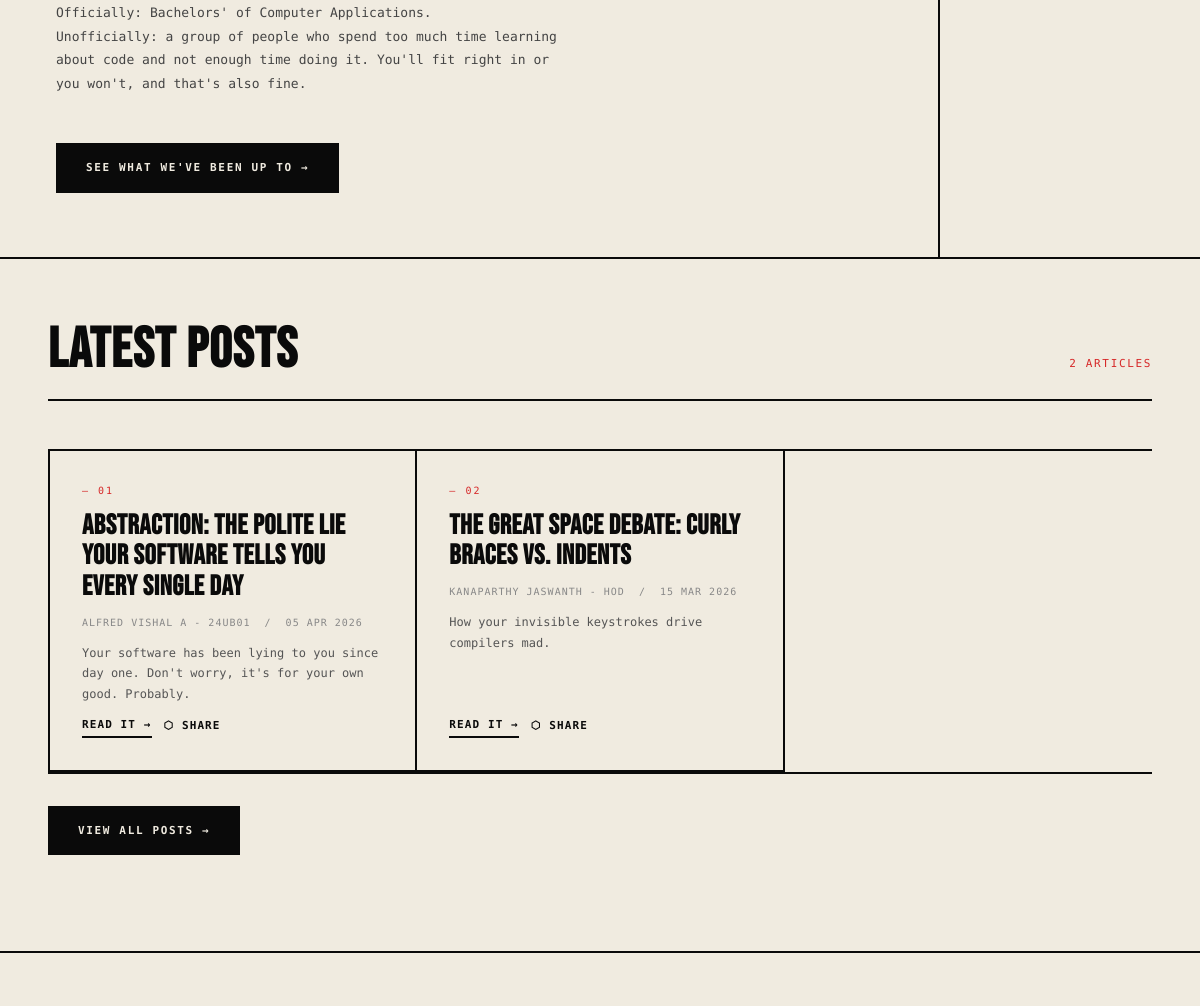
Before: / (middle part) with the older database file.
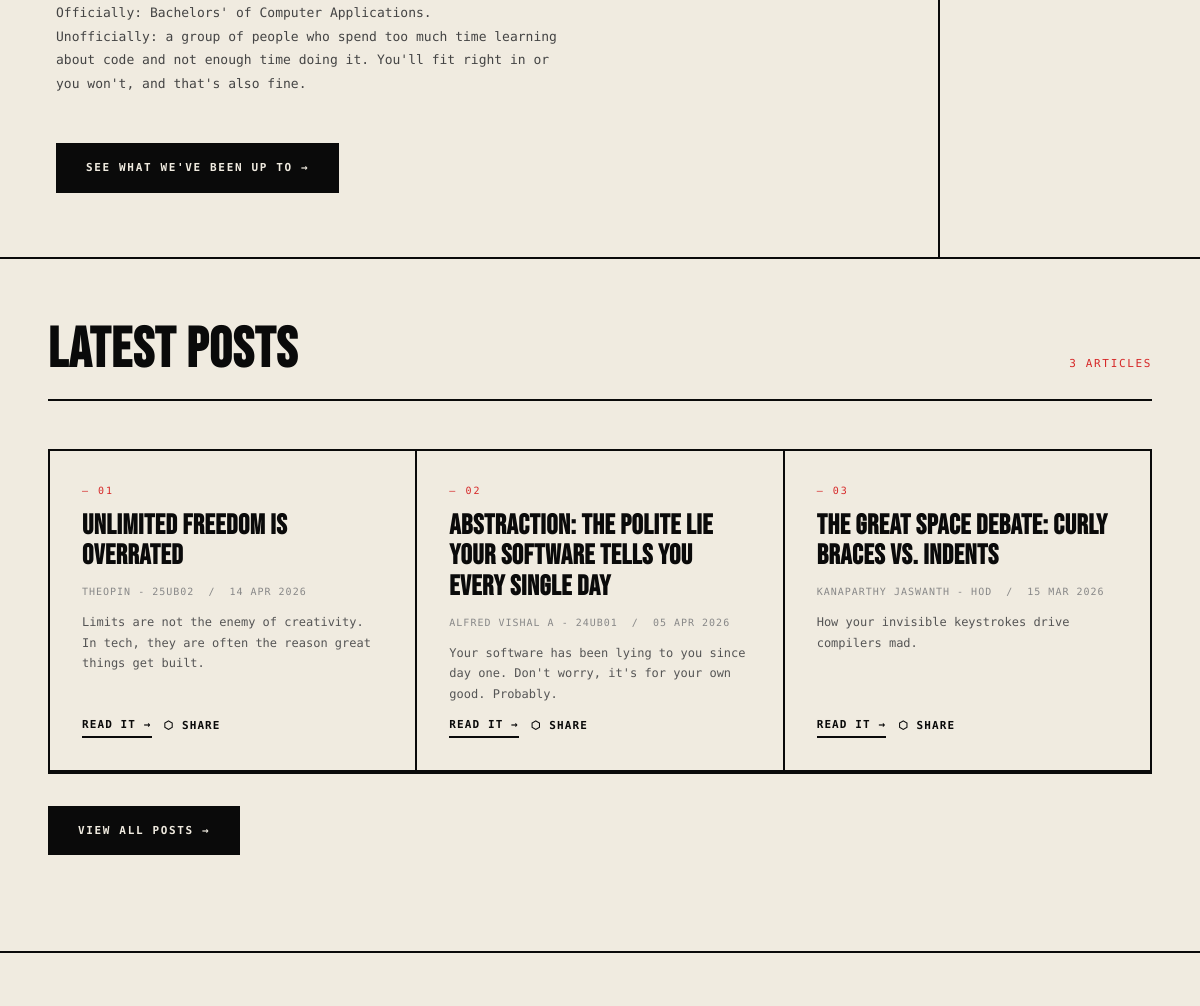
After: the same page with the newer database file.
### blog/models.py (models this page shows, shortened)
class Blog(models.Model):
    title = models.CharField(max_length=200)
    slug = models.SlugField(max_length=200, unique=True)
    author = models.CharField(max_length=100, default="Anonymous")
    excerpt = models.TextField(blank=True)
    content = CKEditor5Field('Text', config_name='extends')
    image = models.ImageField(
        upload_to="blog_images/",
        default="blog_images/blog_default.jpg",
        blank=True
    )
    published = models.BooleanField(default=True)
    created_at = models.DateTimeField(default=timezone.now)
    class Meta:
        ordering = ['-created_at']

### core/views.py (the view)
# urls.py: path('', views.index, name='index'),
def index(request):
    recent_posts = Blog.objects.filter(published=True)[:3]
    all_posts = Blog.objects.filter(published=True)
    call_for_blogs = CallForAction.objects.all()
    return render(request, 'index.html', {'recent_posts': recent_posts, 'all_posts': all_posts, 'call_for_blogs': call_for_blogs})

### core/templates/index.html (shortened to what this page needs)
{% load static %}
<!DOCTYPE html>
<html lang="en">
<head>
    <link rel="stylesheet" href="{% static 'css/styles.css' %}">
</head>
<body>
    <section class="hero">
        <div class="hero-inner">
            <div class="hero-main">
                <div>
                    <p class="hero-sub">
                        Officially: Bachelors' of Computer Applications.<br>
                        Unofficially: a group of people who spend too much time learning about code and not enough time
                        doing it. You'll fit right in or you won't, and that's also fine.
                    </p>
                </div>
                <div class="hero-cta">
                    <a href="#blog" class="btn">See What We've Been Up To →</a>
                </div>
            </div>
            <div class="hero-index">
            </div>
        </div>
    </section>
    <section class="section" id="blog">
        <div class="container">
            <div class="section-header">
                <h2 class="section-title">Latest Posts</h2>
                <span class="section-count">{{ recent_posts|length }} Articles</span>
            </div>
            <div class="blog-grid">
                {% for post in recent_posts %}
                <div class="blog-card">
                    <div class="card-num">— {{ forloop.counter|stringformat:"02d" }}</div>
                    <h3 class="card-title">{{ post.title }}</h3>
                    <p class="card-meta">{{ post.author }} &nbsp;/&nbsp; {{ post.created_at|date:"d M Y" }}</p>
                    <p class="card-excerpt">{{ post.excerpt }}</p>
                    <div class="card-actions">
                        <a class="card-link" href="{% url 'core:blog_detail' post.slug %}">Read It →</a>
                        <button class="share-btn" data-url="{% url 'core:blog_detail' post.slug %}">⬡ Share</button>
                    </div>
                </div>
                {% empty %}
                <div class="empty-state">
                    <div class="big">...</div>
                    <p>Nothing here yet. Someone needs to write something. Maybe that someone is you.</p>
                </div>
                {% endfor %}
            </div>
            <div class="blog-grid-cta">
                <a href="{% url 'blog:blog_page' %}" class="btn">View All Posts →</a>
            </div>
        </div>
    </section>
    <section class="section">
        <div class="container">
        </div>
    </section>
</body>
</html>

### static/css/styles.css (style rules this page uses)
*, *::before, *::after { margin: 0; padding: 0; box-sizing: border-box; }
:root { --ink: #0a0a0a; --bone: #f0ebe0; --red: #d62828; --mono: 'Space Mono', monospace; --display: 'Bebas Neue', cursive; --border: 2px solid var(--ink); --evergreen: #1a3a2a; }
html { scroll-behavior: smooth; }
body { font-family: var(--mono); background: var(--bone); color: var(--ink); font-size: 14px; line-height: 1.6; cursor: crosshair; }
a { color: inherit; text-decoration: none; }
.hero { border-bottom: var(--border); overflow: hidden; position: relative; }
.hero-inner { display: grid; grid-template-columns: 1fr 260px; min-height: 72vh; }
.hero-main { padding: 64px 56px; border-right: var(--border); display: flex; flex-direction: column; justify-content: space-between; }
.hero-sub { font-family: var(--mono); font-size: 13px; line-height: 1.8; max-width: 520px; color: #444; }
.hero-index { display: flex; flex-direction: column; }
.hero-cta { margin-top: 48px; }
.btn { display: inline-block; font-family: var(--mono); font-size: 11px; font-weight: 700; letter-spacing: 0.15em; text-transform: uppercase; padding: 14px 28px; background: var(--ink); color: var(--bone); border: var(--border); cursor: pointer; transition: background 0.15s, color 0.15s; }
.section { border-bottom: var(--border); }
.container { max-width: 1280px; margin: 0 auto; padding: 64px 48px; }
.section-header { display: flex; justify-content: space-between; align-items: baseline; border-bottom: var(--border); padding-bottom: 20px; margin-bottom: 48px; }
.section-title { font-family: var(--display); font-size: 56px; letter-spacing: 0.02em; line-height: 1; }
.section-count { font-family: var(--mono); font-size: 11px; letter-spacing: 0.15em; text-transform: uppercase; color: var(--red); }
.blog-grid { display: grid; grid-template-columns: repeat(auto-fill, minmax(320px, 1fr)); gap: 0; border-top: var(--border); border-left: var(--border); }
.blog-card { padding: 32px; border-right: var(--border); border-bottom: var(--border); background: var(--bone); transition: background 0.15s, color 0.15s; display: flex; flex-direction: column; gap: 12px; }
.card-num { font-family: var(--mono); font-size: 10px; letter-spacing: 0.2em; text-transform: uppercase; color: var(--red); }
.card-title { font-family: var(--display); font-size: 28px; line-height: 1.1; letter-spacing: 0.02em; }
.card-meta { font-family: var(--mono); font-size: 10px; letter-spacing: 0.1em; text-transform: uppercase; color: #888; transition: color 0.15s; }
.card-excerpt { font-family: var(--mono); font-size: 12px; line-height: 1.7; color: #555; transition: color 0.15s; flex: 1; }
.card-link { font-family: var(--mono); font-size: 11px; font-weight: 700; letter-spacing: 0.1em; text-transform: uppercase; color: var(--ink); transition: color 0.15s; align-self: flex-start; border-bottom: 2px solid currentColor; padding-bottom: 2px; }
.blog-grid-cta { padding: 32px 0; border-top: var(--border); }
.card-actions { display: flex; align-items: center; gap: 12px; margin-top: auto; }
.share-btn { font-family: var(--mono); font-size: 11px; font-weight: 700; letter-spacing: 0.1em; text-transform: uppercase; background: none; border: none; cursor: pointer; color: inherit; padding: 0; border-bottom: 2px solid transparent; transition: border-color 0.15s, color 0.15s; display: flex; align-items: center; gap: 6px; }

Changed rows visible on the page:
added Blog: title "Unlimited Freedom Is Overrated", author "THEOPIN - 25UB02", created_at "14 APR 2026", excerpt "Limits are not the enemy of creativity. In tech, they are often the reason great things get built."
Other visible differences:
{{ recent_posts|length }}: "2" → "3"
